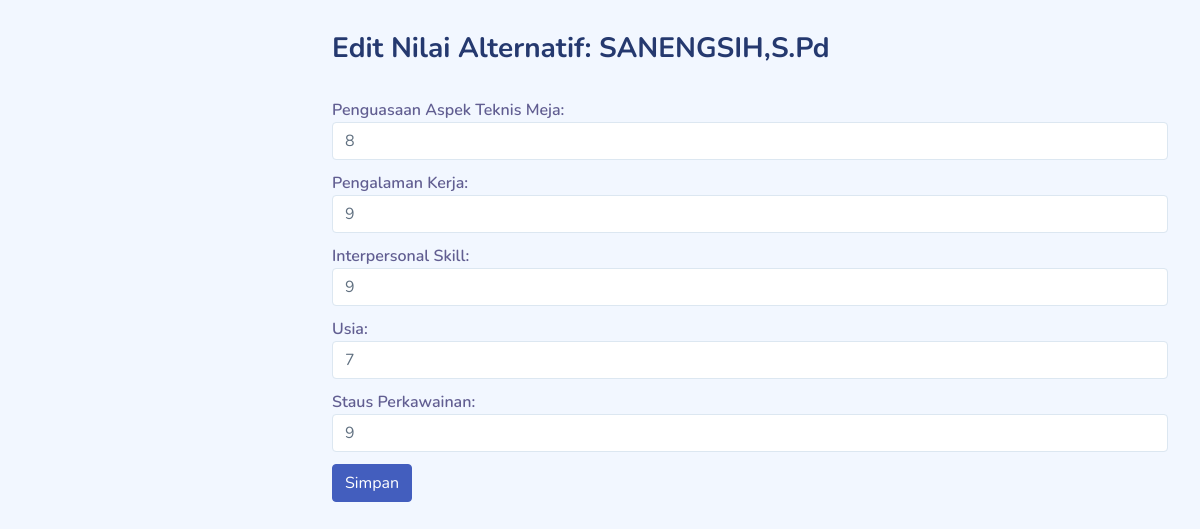
Page /keputusan-edit.php?id=1 (signed in) on the committed database.
### tables this page shows
CREATE TABLE `saw_alternatives` (
  `id_alternative` smallint(5) UNSIGNED NOT NULL,
  `name` varchar(30) NOT NULL
);

CREATE TABLE `saw_evaluations` (
  `id_alternative` smallint(5) UNSIGNED NOT NULL,
  `id_criteria` tinyint(3) UNSIGNED NOT NULL,
  `value` float NOT NULL
);

CREATE TABLE `saw_criterias` (
  `id_criteria` tinyint(3) UNSIGNED NOT NULL,
  `criteria` varchar(100) NOT NULL,
  `weight` float NOT NULL,
  `attribute` set('benefit','cost') DEFAULT NULL
);

### keputusan-edit.php (the view, shortened to what this page needs)
<?php
require "include/conn.php";
if (isset($_GET['id'])) {
    $id = $_GET['id'];
    $sql = "SELECT a.name, e.id_criteria, e.value, c.criteria
            FROM saw_evaluations e
            JOIN saw_alternatives a ON e.id_alternative = a.id_alternative
            JOIN saw_criterias c ON e.id_criteria = c.id_criteria
            WHERE e.id_alternative = ?";
    $stmt = $db->prepare($sql);
    $stmt->bind_param("i", $id);
    $stmt->execute();
    $result = $stmt->get_result();
    $data = [];
    while ($row = $result->fetch_assoc()) {
        $data[$row['id_criteria']] = $row;
    }
}
?>
<!DOCTYPE html>
<html lang="en">
<head>
    <?php require "layout/head.php"; ?>
</head>
<body>
    <div id="app">
        <div id="main">
            <div class="page-heading">
                <h3>Edit Nilai Alternatif: <?php echo htmlspecialchars($data[1]['name']); ?></h3>
            </div>
            <div class="page-content">
                <form action="" method="POST">
                    <?php foreach ($data as $criteria_id => $info): ?>
                        <div class="form-group">
                            <label for="value[<?php echo $criteria_id; ?>]"><?php echo htmlspecialchars($info['criteria']); ?>:</label>
                            <input type="text" name="value[<?php echo $criteria_id; ?>]" value="<?php echo htmlspecialchars($info['value']); ?>" class="form-control" required>
                        </div>
                    <?php endforeach; ?>
                    <button type="submit" class="btn btn-primary">Simpan</button>
                </form>
            </div>
        </div>
    </div>
</body>
</html>

### assets/css/app.css (style rules this page uses)
.btn.btn-danger,.btn.btn-info,.btn.btn-primary,.btn.btn-secondary,.btn.btn-success,.btn.btn-warning { color:#fff }
.form-group { margin-bottom:.7rem }
.form-group label { color:rgba(35,28,99,.7);font-weight:600 }
#main { margin-left:300px;padding:2rem }
.page-heading { margin:0 0 2rem }
.page-heading h3 { font-weight:700 }

### rows in the picture
saw_alternatives: name "SANENGSIH,S.Pd"
saw_evaluations: id_criteria.criteria "Penguasaan Aspek Teknis Meja", value "8"
saw_evaluations: id_criteria.criteria "Pengalaman Kerja", value "9"
saw_evaluations: id_criteria.criteria "Interpersonal Skill", value "9"
saw_evaluations: id_criteria.criteria "Usia", value "7"
saw_evaluations: id_criteria.criteria "Staus Perkawainan", value "9"
